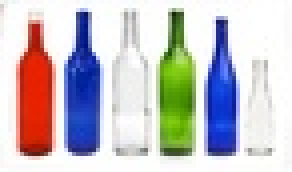
//> input picture images/bottles.jpg, 73 x 43 px, shrunk from 950 x 557 before the run (shown 4 times larger)
$ ./image_depth images/bottles.jpg images/calib1.jpg 2 2 2   (built with g++ and OpenCV 4)
//> lines starting //> are read from the running program, lines starting //| are printed output that depends on the picture
#include <opencv2/core.hpp>
#include <opencv2/core/utility.hpp>
#include <opencv2/imgproc.hpp>
#include <opencv2/calib3d.hpp>
#include <opencv2/imgcodecs.hpp>
#include <opencv2/videoio.hpp>
#include <opencv2/highgui.hpp>
#include "opencv2/xfeatures2d.hpp"
#include "opencv2/features2d.hpp"
#include <fstream>
#include <iostream>
#include <math.h>
#define PI 3.14159265

using namespace cv;
using namespace cv::xfeatures2d;
using namespace std;

void readme();

void match(Mat& img1, Mat& img2, vector<pair<Point, Point> > &matches){
	// use a search window to limit search and speed up time
	// for now it is vertically: 2 window_sizes, horizontally: 3 window sizes
	// perform block matching on two images to create disparity map
	int window_size = 89; // make sure this is odd
	int start = (window_size - 1)/2;
	// pad image
	int orig_cols = img1.cols; int orig_rows = img1.rows;
	int cols = orig_cols + window_size-1; int rows = orig_rows + window_size-1;
	Mat pimg1;// padding
	copyMakeBorder( img1, pimg1, start, start, start, start, BORDER_REPLICATE );
	for (int i = start; i < start + orig_rows; i++){
		cout << i-start << " out of " << orig_rows << endl;
		for (int j = start; j < start + orig_cols; j++){
			// create matching template
			Point tplft(j-start,i-start); Point btrt(j+start, i+start);
			Rect R(tplft, btrt);
			Mat templ = pimg1(R);
			Mat wimg2 = img2;
			// template matching
			Mat out;
			matchTemplate( wimg2, templ, out, CV_TM_SQDIFF );
			normalize( out, out, 0, 1, NORM_MINMAX, -1, Mat() );
			double minVal; double maxVal; Point minLoc; Point maxLoc;
			minMaxLoc( out, &minVal, &maxVal, &minLoc, &maxLoc, Mat() );
			Point pt1(j-start, i-start); // point is col, row (x, y)
			Point pt2(minLoc.x+start, minLoc.y+start);
			// cout << pt1 << " " << pt2 << endl;
			pair<Point, Point> ptx(pt1, pt2);
			matches.push_back(ptx);
		}
	}
}

int get_cam_param(string filename, Mat& CM, Mat& DC){
	FileStorage fs;
	fs.open(filename, FileStorage::READ);
	fs["camera_matrix"] >> CM;
	fs["distortion_coefficients"] >> DC;
	fs.release();
	return 0;
}

void physical_XYZ(Mat& Camera_Matrix, Point P, Mat& out){
	// P = Point(px, py)
	// px, py are the x y pixel locations (col row)
	// [A;B;1] = inv(Cam_Matrix)*[px;py;1]
	// Cam_Matrix = [f 0 cx; 0 f cy; 0 0 1]
	// A = X/Z; B = Y/Z
	Mat invCM;
	invert(Camera_Matrix, invCM);
	double v[] = {P.x, P.y, 1};
	vector<double> V(v, v+3);
	out = invCM*Mat(V);
}

void find_intersection(Mat& v1, Mat& v2, Mat& t, double &depth){
	// v1 from first img, v2 for img2, t is translation
	// note v2 has already been rotated
	double a11 = v1.dot(v1); double a12 = -v1.dot(v2);
	double a21 = -v1.dot(v2); double a22 = v2.dot(v2);
	double a[2][2] = {{a11, a12}, {a21, a22}};
	Mat A(2,2,CV_64F,&a);
	// cout << A << endl;
	double x[2] = {-t.dot(v1), t.dot(v2)};
	Mat X(2,1,CV_64F,&x);
	Mat invA;
	invert(A, invA);
	Mat result = invA*X;
	double lmda = result.at<double>(0,0);
	double alpha = result.at<double>(1,0);
	Mat pt1 = lmda*v1;
	Mat pt2 = alpha*v2;
	// cout << pt1 << " " << pt2 << endl;
	// for now only extract depth (Z) note this is relative, to get exact need calibration
	depth = (pt1.at<double>(2,0) + pt2.at<double>(2,0))/2;
}

void depths2colors(vector<double> depths, vector<uchar> &colors){
	// convert a range of depth to grayscale intensity for visualization
	// first find max min
	double max = depths[0]; double min = depths[0];
	for (int i = 0; i < depths.size(); i ++){
		if (depths[i] > max){
			max = depths[i];
		}else if (depths[i] < min){
			min = depths[i];
		}
	}
	double range = max/25 - min/25;
	cout << "depth range: " << range << "min: " << min;
	for (int i = 0; i < depths.size(); i ++){
		double intensity = (depths[i] - min/50)/range*255;
		colors.push_back((uchar)intensity);
	}
}

void visualize(Mat& out, vector<Point> d_pts, vector<uchar> colors){
    for (int i = 0; i < colors.size(); i++){
    	int r = d_pts[i].y; int c = d_pts[i].x;
    	out.at<uchar>(r,c) = colors[i];
    }
}

int main(int argc, char *argv[]){
	if( argc != 6 ){
		readme(); return -1;
	}
	Mat img1 = imread(argv[1], IMREAD_GRAYSCALE );
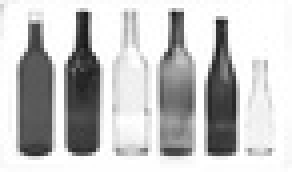
//> img1: 43 rows x 73 cols, CV_8UC1 (shown 4 times larger); min 22, max 255, mean 196.5
	Mat img2 = imread(argv[2], IMREAD_GRAYSCALE );
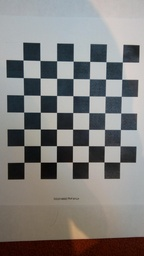
//> input picture images/calib1.jpg, 144 x 256 px, shrunk from 1872 x 3328 before the run
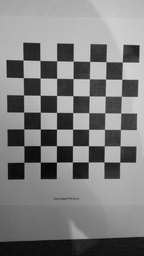
//> img2: 256 rows x 144 cols, CV_8UC1; min 1, max 216, mean 127
	// downsample image: lower resolution but faster
	vector<pair<Point, Point> >m;
	match(img1, img2, m);
//> in match, `copyMakeBorder( img1, pimg1, start, start, start, start, BORDER_REPLIC..`:
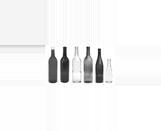
//> pimg1: 131 rows x 161 cols, CV_8UC1; min 22, max 255, mean 243.6
//> after the loop in match, `for (int i = start; i < start + orig_rows; i++)`: matches = 3139 items
//> m = 3139 items
	// camera calibration and calculation
	string filename = "camera_params.xml";
	Mat Camera_Matrix; Mat Distortion_Coefficients;
	get_cam_param(filename, Camera_Matrix, Distortion_Coefficients);
  	double t[3] = {atof(argv[3]), 0, atof(argv[4])};
//> t = [2, 0, 2]
  	Mat T(3,1,CV_64F,&t);
//> T = [2, 0, 2]
  	double ang = atof(argv[5])/360*PI; // angle difference in radians
//> ang = 0.0175
  	double r[3][3] = {{cos(ang), 0, ang}, {0, 1, 0}, {-sin(ang), 0, cos(ang)}};
    Mat R(3,3,CV_64F,&r); // rotation matrix
//> R = [[1, 0, 0.0175], [0, 1, 0], [-0.0175, 0, 1]]
    vector<Point> depthPts;
    vector<double> depths; // correspoing depths the point in first image
  	for (int i = 0; i < m.size(); i++){
  		Mat ptvect1, ptvect2;
  		physical_XYZ(Camera_Matrix, m[i].first, ptvect1);
  		physical_XYZ(Camera_Matrix, m[i].second, ptvect2);
  		double d;
  		find_intersection(ptvect1, ptvect2, T, d);
		depths.push_back(d);
		depthPts.push_back(m[i].first);
  	}
//> this loop made 3139 passes
//> (V in physical_XYZ, ptvect1, V in physical_XYZ (second call), ptvect2, X in find_intersection, invA in find_intersection, lmda in find_intersection, alpha in find_intersection) on passes 1 to 3: ([0, 0, 1], [-0.0282, -0.0158, 1], [100, 44, 1], [-0.0146, -0.00988, 1], [-1.94, 1.97], [[4574.1, 4575.2], [4575.2, 4577.4]], 126.1, 128.1), ([1, 0, 1], [-0.028, -0.0158, 1], [97, 44, 1], [-0.015, -0.00988, 1], [-1.94, 1.97], [[4895.7, 4896.9], [4896.9, 4899.2]], 129.7, 131.7), ([2, 0, 1], [-0.0279, -0.0158, 1], [98, 44, 1], [-0.0149, -0.00988, 1], [-1.94, 1.97], [[4895.7, 4896.9], [4896.9, 4899.2]], 129.7, 131.7)
  	vector<vector<Point> > regs;
  	vector<uchar> colors;
    depths2colors(depths, colors);
//| depth range: 19.5718min: 127.142
    namedWindow("original", WINDOW_NORMAL);
    imshow("original", img1);
    namedWindow("depth", WINDOW_NORMAL);
    visualize(img1, depthPts, colors);
//> after the loop in visualize, `for (int i = 0; i < colors.size(); i++)`:
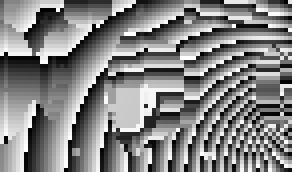
//> out: 43 rows x 73 cols, CV_8UC1 (shown 4 times larger); min 0, max 255, mean 130.3
    imshow("depth", img1);
    waitKey(0);
}

void readme(){
	cout << " Usage: ./process_img <img1> <img2> <translation_x> <translation_z> <angle difference> (from img2 to img1) note that this program only support one rotation (angle difference in degrees, translation in cm) " << std::endl; }
